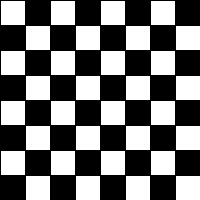
Frame 1 (no input)
Frame 60 (the mouse pressed at the canvas centre just before this capture): identical to frame 1, image omitted
Frame 120 (the mouse held since frame 60 and released just before this capture): identical to frame 1, image omitted

The Processing sketch that drew this single still picture (run headless with seeded random() and noise(); from frame 60 on, the mouse is pressed at the canvas centre):

// Processing sketch: processing_20709
// ── processing_20709.pde

//Matthew Iannacci
//Problem Set 1
//Question 6

void setup() {
  size(200,200);
  smooth();
  }


void draw() {
  background(255,255,255);

for(int x=0; x<=200; x=x+25) {
for(int y=0; y<=200; y=y+25) {

if((x+y)%10==0) { 
   fill(255);    
}
  else  { 
   fill(0); 
  }
rect(x,y,100,100);

}
}
}
